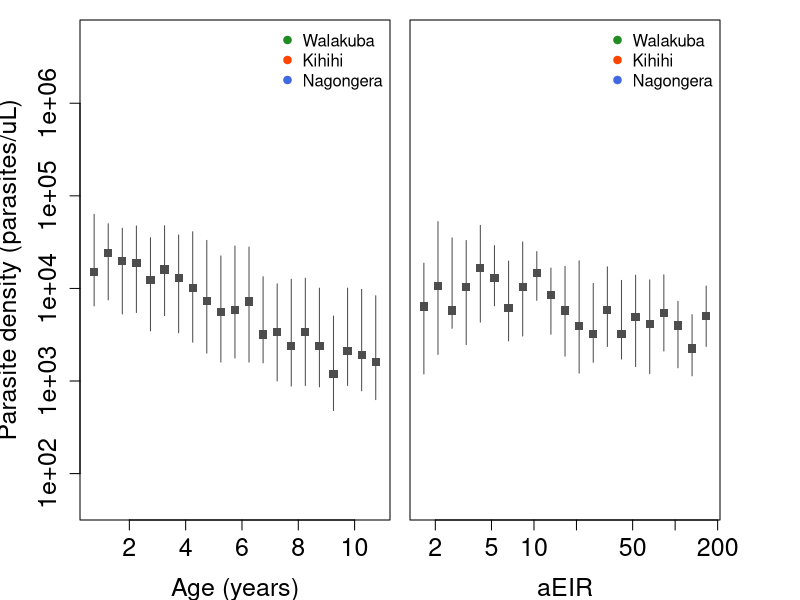
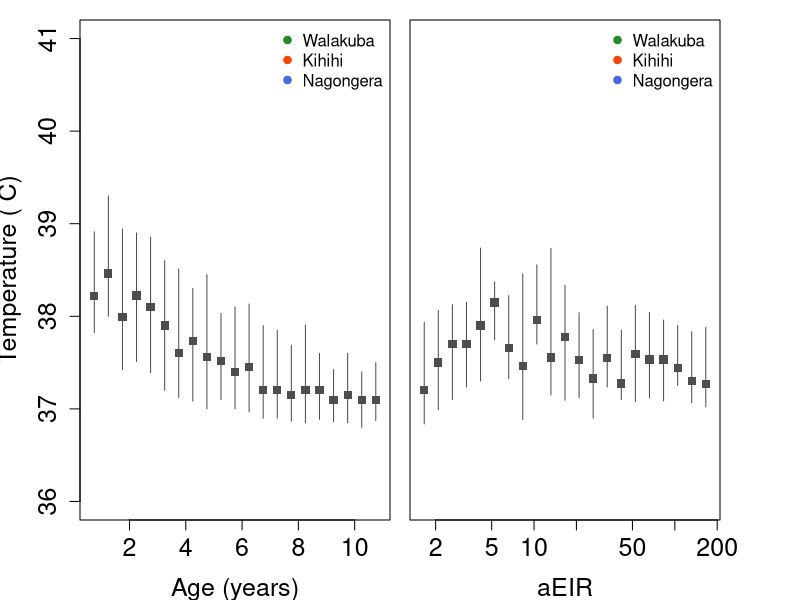

The R source for these figures, in order:

library(doBy)
library(plyr)

dat<-read.csv("../data/data_PRISM.csv")

expanded<-dat
expanded$log_parsdens<-log(expanded$parasitedensity, 10)
expanded$cut_ages<-cut(expanded$age, seq(.5, 11, .5))
expanded$cut_eir<-cut(log(expanded$eir_geom3, 10), seq(0.1699477, 2.7648223, .1))

mid.ages<-seq(.5, 11, .5)[1:21]+diff(seq(.5, 11, .5))/2
mid.eir<-seq(0.1699477, 2.7648223, .1)[1:25]+diff(seq(0.1699477, 2.7648223, .1))/2

cols.rgb2<-adjustcolor(c("forestgreen", "orangered", "royalblue"), .5)


##################################################
#Figure 3 - panel a
##################################################
all<-expanded[which( expanded$parasitedensity>0),]

par_wind_a<-ddply(all, .(cut_ages, uid_f), summarize, meanpars=mean(log_parsdens), siteid=as.numeric(siteid[1]))
par_winds_a<-ddply(par_wind_a, .(cut_ages), summarize, median=median(meanpars), upper=quantile(meanpars, .75), lower=quantile(meanpars, .25) )

par_wind_a$age_group<-mid.ages[as.numeric(par_wind_a[,1])]
par_winds_a$age_group<-mid.ages[as.numeric(par_winds_a[,1])]

quartz(height=4.5, width=6)
par(mfrow=c(1,2), mar=c(4,4,1,.5))
plot(jitter(par_wind_a$age_group , 1), jitter(10^par_wind_a[,3], .01), pch=19, cex=.4, col=cols.rgb2[par_wind_a$siteid], ylab="Parasite density (parasites/uL)", xlab="Age (years)", cex.lab=1.5, cex.axis=1.5, main="", log="y", ylim=c(50, 5000000))

points(par_winds_a$age_group, 10^par_winds_a$median, cex=1.1, col="grey30", pch=15, )

for(i in 1:nrow(par_winds_a)) {
  segments(x0=par_winds_a$age_group[i], y0=10^par_winds_a$lower[i], y1=10^par_winds_a$upper[i], col="grey30")
}
legend("topright", legend=c("Walakuba", "Kihihi", "Nagongera"), col=c("forestgreen", "orangered", "royalblue"), pch=19, bty="n", cex=1)

## Now with aEIR
par_wind_a<-ddply(all, .(cut_eir, uid_f), summarize, meanpars=mean(log_parsdens), siteid=as.numeric(siteid[1]))
par_winds_a<-ddply(par_wind_a, .(cut_eir), summarize, median=median(meanpars), upper=quantile(meanpars, .75), lower=quantile(meanpars, .25) )

par_wind_a$eir_group<-mid.eir[as.numeric(par_wind_a[,1])]
par_winds_a$eir_group<-mid.eir[as.numeric(par_winds_a[,1])]
par(mar=c(4,.5,1,4))

plot(jitter(par_wind_a$eir_group , 1), jitter(10^par_wind_a[,3], .01), pch=19, cex=.4, col=cols.rgb2[par_wind_a$siteid], xlab="aEIR", cex.lab=1.5, cex.axis=1.5, main="", log="y", ylim=c(50, 5000000),yaxt="n", xaxt="n")
axis(1, at=log(c(2, 5, 10, 20, 50, 100, 200), 10), labels=c(2, 5, 10, 20, 50, 100, 200), cex.lab=1.5, cex.axis=1.5)

# lines(seq(.5, 11, .1), predict(loess(10^meanpars ~ age_group, data=par_wind_a[which(par_wind_a$siteid==3),],), newdata=data.frame(age_group=seq(.5, 11, .1))), col="royalblue", lwd=2)
# lines(seq(.5, 11, .1), predict(loess(10^meanpars ~ age_group, data=par_wind_a[which(par_wind_a$siteid==2),], span=1), newdata=data.frame(age_group=seq(.5, 11, .1))), col="orangered", lwd=2)
# lines(seq(.5, 11, .1), predict(loess(10^meanpars ~ age_group, data=par_wind_a[which(par_wind_a$siteid==1),], span=1), newdata=data.frame(age_group=seq(.5, 11, .1))), col="forestgreen", lwd=2)


points(par_winds_a$eir_group, 10^par_winds_a$median, cex=1.1, col="grey30", pch=15, )

for(i in 1:nrow(par_winds_a)) {
  segments(x0=par_winds_a$eir_group[i], y0=10^par_winds_a$lower[i], y1=10^par_winds_a$upper[i], col="grey30")
}
legend("topright", legend=c("Walakuba", "Kihihi", "Nagongera"), col=c("forestgreen", "orangered", "royalblue"), pch=19, bty="n", cex=1)





##################################################
#Figure 3 - panel b
##################################################

### with age
all<-expanded[which( expanded$parasitedensity>50000 & expanded$parasitedensity<200000),]
all<-expanded[which( expanded$parasitedensity>0),]

par_wind_a<-ddply(all, .(cut_ages, uid_f), summarize, meanpars=mean(temperature), meanpars2=mean(log_parsdens), siteid=as.numeric(siteid[1]))
par_winds_a<-ddply(par_wind_a, .(cut_ages), summarize, median=median(meanpars),  median2=median(meanpars2), upper=quantile(meanpars, .75), lower=quantile(meanpars, .25) )
par_wind_a$age_group<-mid.ages[as.numeric(par_wind_a[,1])]
par_winds_a$age_group<-mid.ages[as.numeric(par_winds_a[,1])]

quartz(height=4.5, width=6)
par(mfrow=c(1,2), mar=c(4,4,1,.5))
plot(jitter(par_wind_a$age_group , 1), jitter(par_wind_a[,3], .01), pch=19, cex=.4, col=cols.rgb2[par_wind_a$siteid], ylab="Temperature ( C)", xlab="Age (years)", cex.lab=1.5, cex.axis=1.5, main="", ylim=c(36, 41))

points(par_winds_a$age_group, par_winds_a$median, cex=1.1, col="grey30", pch=15, )

for(i in 1:nrow(par_winds_a)) {
  segments(x0=par_winds_a$age_group[i], y0=par_winds_a$lower[i], y1=par_winds_a$upper[i], col="grey30")
}
legend("topright", legend=c("Walakuba", "Kihihi", "Nagongera"), col=c("forestgreen", "orangered", "royalblue"), pch=19, bty="n", cex=1)


### Now with eir
par_wind_a<-ddply(all, .(cut_eir, uid_f), summarize, meanpars=mean(temperature), meanpars2=mean(log_parsdens), siteid=as.numeric(siteid[1]))
par_winds_a<-ddply(par_wind_a, .(cut_eir), summarize, median=median(meanpars), median2=median(meanpars2), upper=quantile(meanpars, .75), lower=quantile(meanpars, .25) )

par_wind_a$eir_group<-mid.eir[as.numeric(par_wind_a[,1])]
par_winds_a$eir_group<-mid.eir[as.numeric(par_winds_a[,1])]

par(mar=c(4,.5,1,4))
plot(jitter(par_wind_a$eir_group , 1), jitter(par_wind_a[,3], .01), pch=19, cex=.4, col=cols.rgb2[par_wind_a$siteid], ylab="", xlab="aEIR", cex.lab=1.5, cex.axis=1.5, main="",  xaxt="n", ylim=c(36, 41), yaxt="n")
axis(1, at=log(c(2, 5, 10, 20, 50, 100, 200), 10), labels=c(2, 5, 10, 20, 50, 100, 200), cex.lab=1.5, cex.axis=1.5)
points(par_winds_a$eir_group, par_winds_a$median, cex=1.1, col="grey30", pch=15)

for(i in 1:nrow(par_winds_a)) {
  segments(x0=par_winds_a$eir_group[i], y0=par_winds_a$lower[i], y1=par_winds_a$upper[i], col="grey30")
}
legend("topright", legend=c("Walakuba", "Kihihi", "Nagongera"), col=c("forestgreen", "orangered", "royalblue"), pch=19, bty="n", cex=1)




